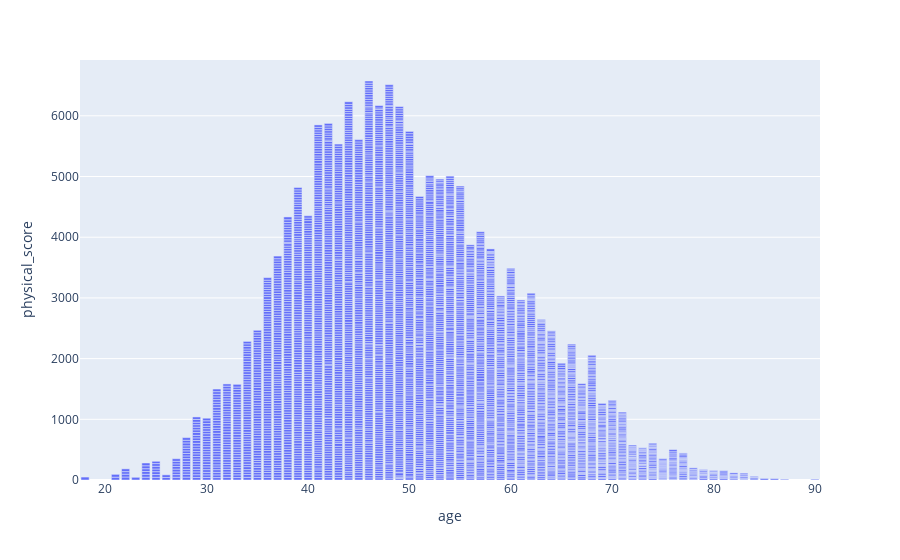

Notebook code for this chart:
### Code cell
fig = px.bar(df, x='age',y='physical_score')
fig.show()

### Figure 1 — Plotly figure (JSON) as saved in the notebook; plotly's stock layout.template omitted (floating-point values rounded to 4 significant figures; data arrays with more than 128 entries replaced by an {"elided": "..."} marker saying what was removed)
{"data": [{"alignmentgroup": "True", "hovertemplate": "age=%{x}<br>physical_score=%{y}<extra></extra>", "legendgroup": "", "marker": {"color": "#636efa", "pattern": {"shape": ""}}, "name": "", "offsetgroup": "", "orientation": "v", "showlegend": false, "textposition": "auto", "type": "bar", "x": {"elided": "5000 int values"}, "xaxis": "x", "y": {"elided": "5000 float values"}, "yaxis": "y"}], "layout": {"barmode": "relative", "legend": {"tracegroupgap": 0}, "margin": {"t": 60}, "xaxis": {"anchor": "y", "domain": [0, 1], "title": {"text": "age"}}, "yaxis": {"anchor": "x", "domain": [0, 1], "title": {"text": "physical_score"}}}}
